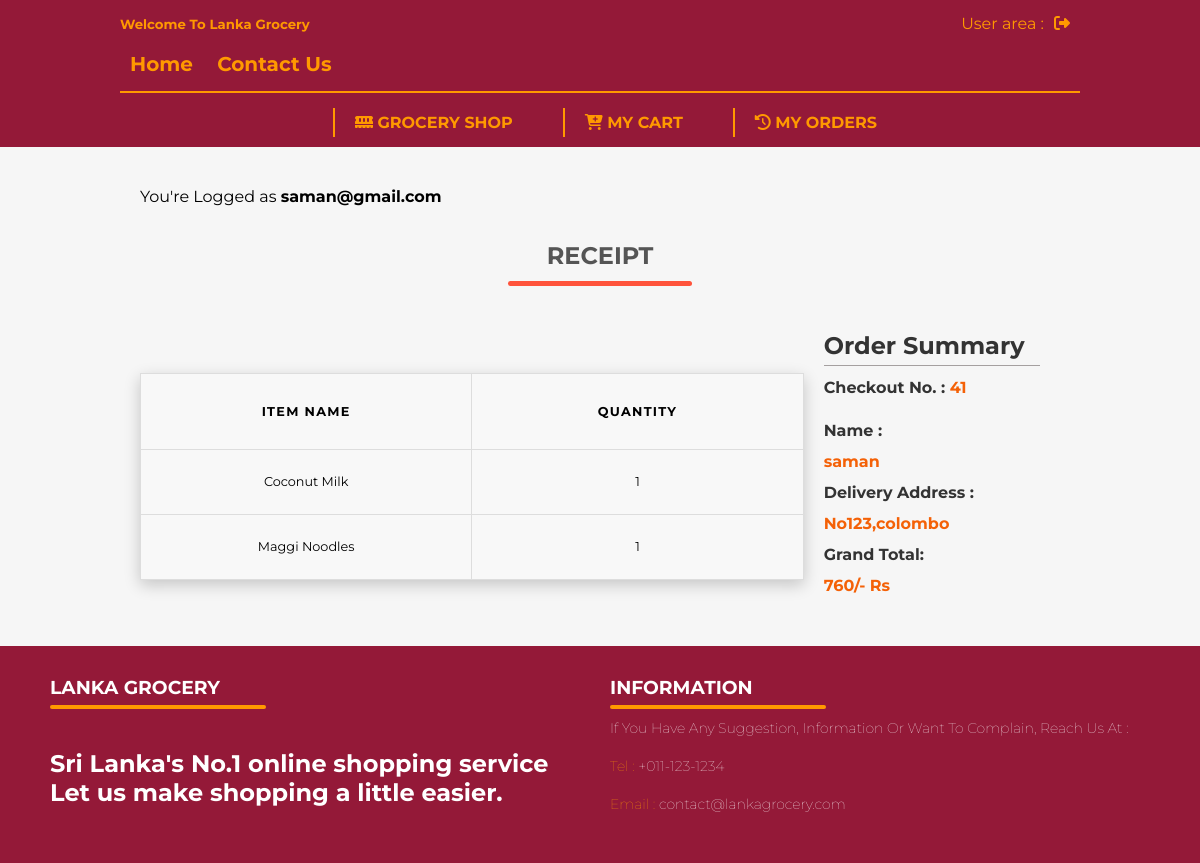
Before: /receipt.php?checkOutID=41 (signed in) with the older database file.
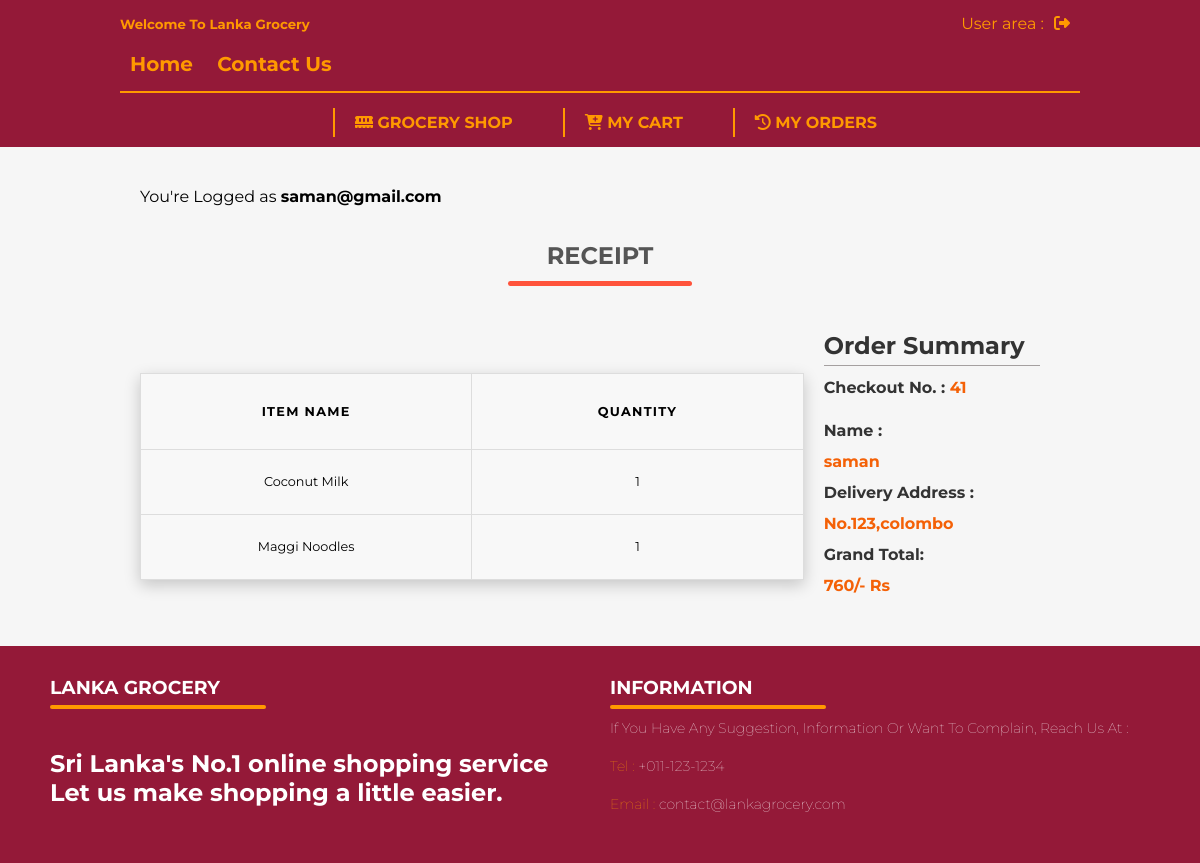
After: the same page with the newer database file.
### tables this page shows
CREATE TABLE `history` (
  `id` int NOT NULL AUTO_INCREMENT,
  `name` text NOT NULL,
  `email` text NOT NULL,
  `phone` int NOT NULL,
  `product_name` text NOT NULL,
  `total_price` int NOT NULL,
  `address` varchar(255) DEFAULT NULL,
  `user_id` int DEFAULT NULL,
  `promo_code` varchar(10) DEFAULT NULL,
  `delivered` int DEFAULT '0',
  PRIMARY KEY (`id`)
);

### receipt.php (the view, shortened to what this page needs)
<?php
    include('dbcon.php');
    $cid = $_GET['checkOutID'];
    $query 		= mysqli_query($con, "SELECT * FROM history where id = $cid");
    $num_row 	= mysqli_num_rows($query);
    if($num_row>0){
        $result = mysqli_fetch_array($query);
    }else{
        header('location:404.html');
    }
?>
<!DOCTYPE html>
<html lang="en">
<head>
    <link rel="stylesheet" href="./Css-Files/style.css">
    <link rel="stylesheet" href="./Css-Files/addTocart.css">
    <link rel="stylesheet" href="./Css-Files/loader.css">
    <link rel="stylesheet" href="./Css-Files/proceed.css">
</head>
<body>
    <?php include('Components/navigation.php'); ?>
    <main>
        <div class="usercreateacc">
            <?php
                if (isset($_SESSION['uname'])) {
                    echo "<p>You're Logged as <b>".$_SESSION['uname']."</b></p>";
                }else{
                    header('location:login.php');
                }
            ?>
        </div>
        <section class="user-info-sec">
            <h1 class="title">RECEIPT</h1>
            <div>
                <div>
                    <div class="user-total-info-cont receiptView">
                        <table class="receiptList">
                            <thead>
                                <tr>
                                    <th scope="col" colspan="2">Item Name</th>
                                    <th scope="col" colspan="2">Quantity</th>
                                </tr>
                            </thead>
                            <tbody class="displayCart">
                                <?php
                                    $products = explode(',', $result['product_name']);
                                    foreach ($products as $item) {
                                        $row = explode(':', $item);
                                        echo "
                                            <tr class='receiptTR'>
                                                <td data-label='Item Name' colspan='2'>$row[0]</td>
                                                <td data-label='Quantity' colspan='2'>$row[1]</td>
                                            </tr>
                                        ";
                                    }
                                ?>
                            </tbody>
                        </table>
                        <div class="user-orderr-sum">
                            <div class="subTotal">
                                <h1 class="border-h1">Order Summary</h1>
                                <h4>Checkout No. : <span id="numItem"><?php echo $result['id'] ?></span></h4>
                                <h4>Name :</h4>
                                <span class="Total"> <?php echo $result['name'] ?></span>
                                <h4>Delivery Address :</h4>
                                <span> <?php echo $result['address'] ?></span>
                                <div style="display: flex;">
                                    <div>
                                        <h4>Grand Total:</h4>
                                        <b> <span class="grandTotal"><?php echo $result['total_price'] ?>/- Rs</span></b>
                                    </div>
                                </div>
                            </div>
                        </div>
                    </div>
                </div>
            </div>
        </section>
    </main>
    <?php include('Components/footer.php'); ?>
</body>
</html>

Changed rows visible on the page:
changed history "saman": address "No123,colombo" → "No.123,colombo"
